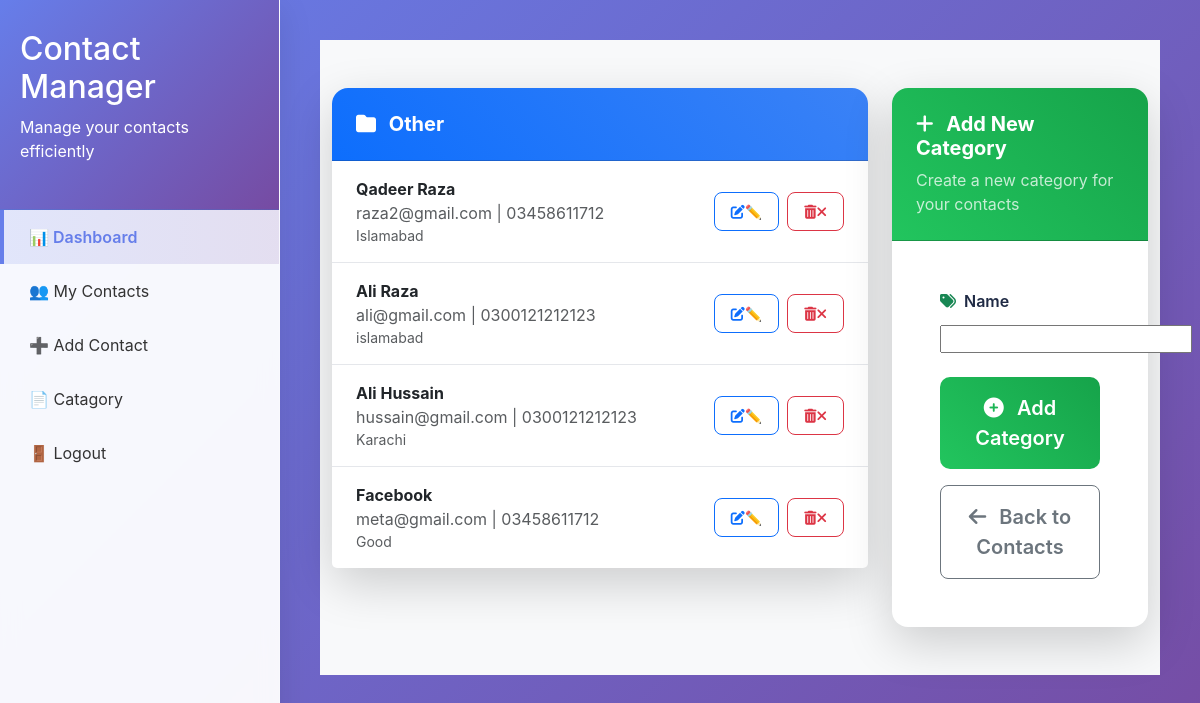
Page /catagoryContact/ (signed in) on the earlier database version.
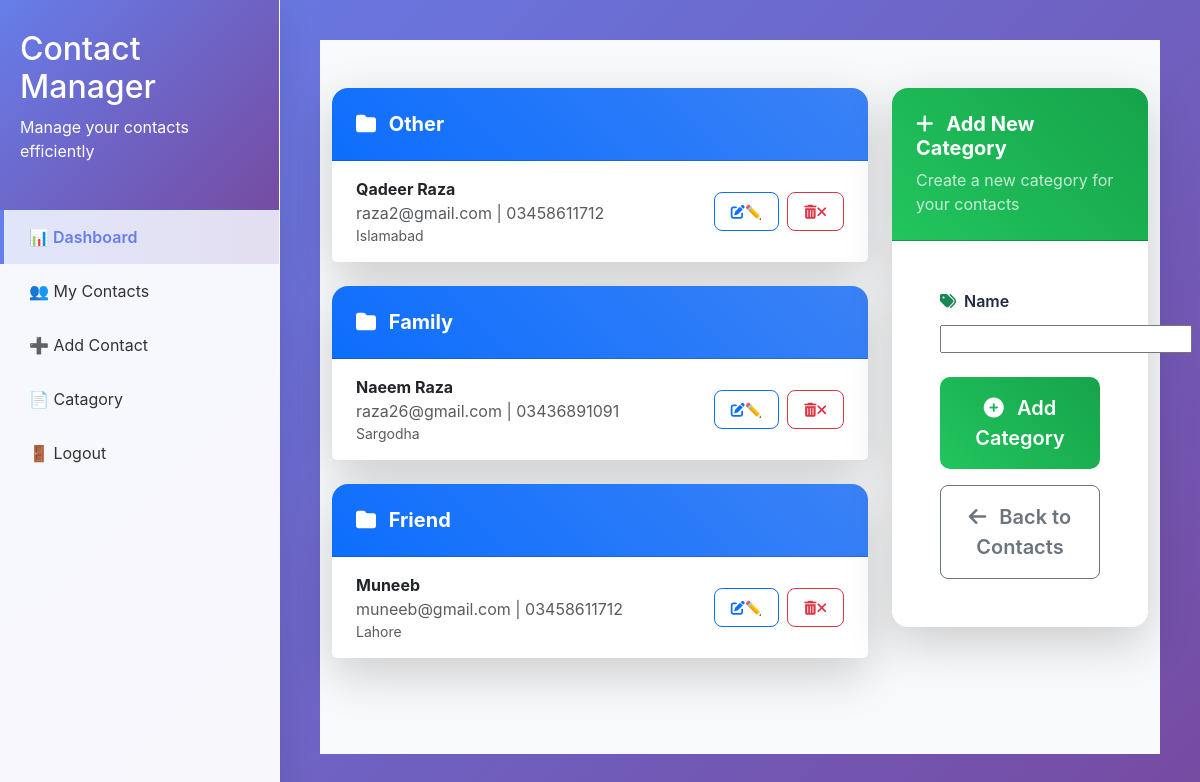
Same page on the later database version.
### contact/models.py (models this page shows, shortened)
class Catagory(models.Model):
    id = models.AutoField(primary_key=True)
    user=models.ForeignKey(User, on_delete=models.CASCADE, related_name='categories', null=True, blank=True)
    name = models.CharField(max_length=50)

class Contact(models.Model):
    id= models.AutoField(primary_key=True)
    user= models.ForeignKey(User, on_delete=models.CASCADE, related_name='contacts', null=True, blank=True)
    name = models.CharField(max_length=100)
    email = models.EmailField()
    phone = models.CharField(max_length=15)
    Catagory = models.ForeignKey(Catagory, on_delete=models.CASCADE, related_name='contacts')
    address = models.TextField(blank=True, null=True)
    created_at = models.DateTimeField(auto_now_add=True)
    updated_at = models.DateTimeField(auto_now=True)

### contact/views.py (the view)
# urls.py: path('catagoryContact/',views.catagoryContact, name='catagoryContact'),
def catagoryContact(request):
    if not request.user.is_authenticated:
        return render(request, 'contact/catagory.html')  # anonymous users
    contact = Contact.objects.filter(user=request.user)
    if request.method == 'POST':
        form = CatagoryForm(request.POST, user=request.user)
        if form.is_valid():
            catagory = form.save(commit=False)
            catagory.user = request.user
            catagory.save()
            messages.success(request, f"Category '{catagory.name}' created successfully.")
            return redirect('/catagoryContact/')  # use URL name instead of hardcoded path
    else:
        form = CatagoryForm(user=request.user)
    return render(request, 'contact/catagory.html', {
        'contact': contact,
        'form': form
    })

### contact/forms.py (shortened to what this page needs)
class CatagoryForm(forms.ModelForm):
    class Meta:
        model = Catagory
        fields = ['name']
    def __init__(self, *args, **kwargs):
        self.user = kwargs.pop('user', None)  # Pop user from kwargs
        super().__init__(*args, **kwargs)

### contact/templates/contact/catagory.html (shortened to what the changed rows need)
{% extends 'core/base.html' %}
{% block body %}
<div class="container-fluid py-5 bg-light">
    {% if request.user.is_authenticated %}
        <div class="row justify-content-center">
            <div class="col-lg-8 col-md-12 mb-4">
                {% if contact %}
                    {% regroup contact by Catagory as category_groups %}
                    {% for group in category_groups %}
                        <div class="card shadow-lg border-0 rounded-4 mb-4">
                            <div class="card-header bg-gradient-primary text-white py-4 rounded-top-4">
                                <h5 class="mb-0 fw-bold">
                                    <i class="fas fa-folder me-2"></i>
                                    {{ group.grouper.name|default:"Uncategorized" }}
                                </h5>
                            </div>
                            <ul class="list-group list-group-flush">
                                {% for c in group.list %}
                                    <li class="list-group-item d-flex justify-content-between align-items-center py-3">
                                        <div class="d-flex flex-column">
                                            <strong class="text-dark">{{ c.name }}</strong>
                                            <span class="text-muted">{{ c.email }} | {{ c.phone }}</span>
                                            {% if c.address %}
                                                <small class="text-muted">{{ c.address }}</small>
                                            {% endif %}
                                        </div>
                                        <div class="d-flex gap-2">
                                            <a href="{% url 'update_contact' c.id %}" class="btn btn-sm btn-outline-primary" title="Edit">
                                                <i class="fas fa-edit">✏️</i>
                                            </a>
                                            <form method="post" action="{% url 'delete_contact' c.id %}" class="d-inline" onsubmit="return confirm('Are you sure you want to delete {{ c.name }}?');">
                                                <button type="submit" class="btn btn-sm btn-outline-danger" title="Delete">
                                                    <i class="fas fa-trash-alt">❌</i>
                                                </button>
                                            </form>
                                        </div>
                                    </li>
                                {% endfor %}
                            </ul>
                        </div>
                    {% endfor %}
                {% endif %}
            </div>
            <div class="col-lg-4 col-md-12">
                <div class="card shadow-lg border-0 rounded-4">
                    <div class="card-body p-5">
                        <form method="post" action="" novalidate>
                            {% for field in form %}
                                <div class="mb-4">
                                    <label for="{{ field.id_for_label }}" class="form-label fw-semibold">
                                        <i class="fas fa-tags me-2 text-success"></i>
                                        {{ field.label }}
                                    </label>
                                    <div class="input-group">
                                        {{ field }}
                                    </div>
                                </div>
                            {% endfor %}
                        </form>
                    </div>
                </div>
            </div>
        </div>
    {% endif %}
</div>
{% endblock body %}

Differences in the rows shown:
removed Contact: name "Ali Raza", email "ali@gmail.com", phone "0300121212123", address "islamabad", shown under Catagory "Other"
removed Contact: name "Ali Hussain", email "hussain@gmail.com", phone "0300121212123", address "Karachi", shown under Catagory "Other"
removed Contact: name "Facebook", email "meta@gmail.com", phone "03458611712", address "Good", shown under Catagory "Other"
now on this page (row unchanged): Catagory: grouper.name "Family"
added Contact: name "Naeem Raza", email "raza26@gmail.com", phone "03436891091", address "Sargodha", shown under "Family"
added Catagory: grouper.name "Friend"
added Contact: name "Muneeb", email "muneeb@gmail.com", phone "03458611712", address "Lahore", shown under "Friend"
